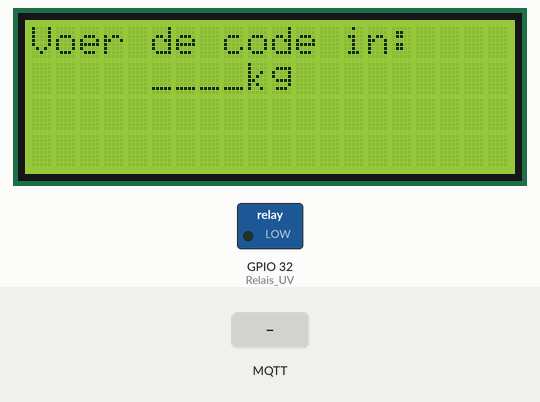
Recording of a program running on a simulated ESP32. On the bench: 20×4 character LCD, switched loads named in the program (green lamp = pin HIGH). The inputs (shaded band) are chosen by the test bench. WiFi joins after 1.5 s; servers stay silent unless stated; no MQTT or app messages arrive unless stated; what the program prints to the serial monitor is not drawn.

Above: at 1.7 s.
4.9 s: MQTT message "garbage/eindcode" arrives on the second subscribed topic
6.4 s: MQTT message "TrappenMaar/zone" arrives on the second subscribed topic
7.9 s: MQTT message "groen" arrives on the second subscribed topic
Timing chart, 0 to 10.9 s (numbered marks = the images above; inputs shaded):
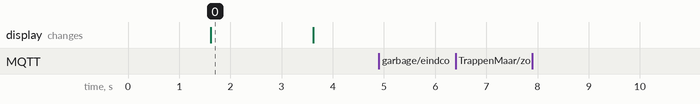

The program:

main.cpp
```cpp
#include <Arduino.h>                //Arduino library
#include <Wire.h>
#include <LiquidCrystal_I2C.h>      //lcd library
#include <TM1637Display.h>          //clock display library
#include "Keypad.h"                 //keypad libraray
#include "WiFi.h"                   //wifi library
#include "PubSubClient.h"           //mqtt communication library

#define SSID          "NETGEAR68"
#define PWD           "excitedtuba713"

#define MQTT_SERVER   "192.168.1.2"
#define MQTT_PORT     1883

#define LED_PIN       2

WiFiClient espClient;
PubSubClient client(espClient);
long lastMsg = 0;
char msg[50];
int value = 0;

//functies definiëren
void callback(char *topic, byte *message, unsigned int length);
void setup_wifi();
void reconnect();
void setup_lcd();
void tip();
void UV_Enable();

//glabale booleans definiëren
bool garbage_Ready = false;
bool opgelost = false;
bool blockKeypad = false;
bool Curr_energie = false;
bool Prev_energie = false;

//code slot
int cinput[4];
int code[] = {-1,-1,-1,-1};

//keypad configuratie
const byte ROWS = 4;
const byte COLS = 3;
char hexaKeys[ROWS][COLS] = {
  {'1', '2', '3'},
  {'4', '5', '6'},
  {'7', '8', '9'},
  {'*', '0', '#'}
};
byte rowPins[ROWS] = {19, 5, 18, 17}; // <= De IO pinnen van de esp
                    //2, 7, 6, 4  <= de pinnen van de keypad
byte colPins[COLS] = {4, 16, 2}; // <= De IO pinnen van de esp
                    //3, 1, 5 <= de pinnen van de keypad
Keypad customKeypad = Keypad(makeKeymap(hexaKeys), rowPins, colPins, ROWS, COLS);

//LCD
LiquidCrystal_I2C lcd(0x27,20,4);
int c =5; //pointer x-as

//Relaïs
const int Relais_UV = 32;

//timer variabelen
long int count_time = 3600000;       // 1000ms in 1sec, 60secs in 1min, 60mins in 1hr. So, 1000x60x60 = 3600000ms = 1hr
unsigned long NewTime = 0;
unsigned long current_time = 0;
unsigned long previous_time = 0;
volatile short int start_pause = 0;
int seconds, minutes;             // For switching between left & right part of the display(Even = left, Odd = right)


void setup() {
  pinMode(Relais_UV,OUTPUT);
  Serial.begin (115200);
  digitalWrite(Relais_UV, LOW);
  Serial.print("begin search");
  Wire.begin();
  byte count = 0;
  for (byte i = 6; i < 120; i++)
  {
    Wire.beginTransmission (i);
    if (Wire.endTransmission () == 0)
      {
      Serial.print ("Found address: ");
      Serial.print (i, DEC);
      Serial.print (" (0x");
      Serial.print (i, HEX);
      Serial.println (")");
      count++;
      delay (1);  // maybe unneeded?
      } // end of good response
  } // end of for loop
  Serial.println ("Done.");
  Serial.print ("Found ");
  Serial.print (count, DEC);
  Serial.println (" device(s).");

  //Wifi setup
  setup_wifi();
  client.setServer(MQTT_SERVER, MQTT_PORT);
  client.setCallback(callback);

  //lcd setup
  setup_lcd();
  delay(2000);
  lcd.clear();
  lcd.noBacklight();
}

void loop() {
  //Connectie checken en tesnoods reconnecten
  if (!client.connected())
  {
    reconnect();
  }
  client.loop();

  long now = millis();
  if (now - lastMsg > 5000)
  {
    lastMsg = now;
  }

  //Bij het veranderen van het energie niveau
  if(Prev_energie != Curr_energie){
    if(Curr_energie == true){
      setup_lcd();
      Prev_energie = Curr_energie;
      //Serial.println("keypad aan");
    }else if(Curr_energie == false){
      lcd.clear();
      lcd.noBacklight();
      Prev_energie = Curr_energie;
      //Serial.println("keypad uit");
    }
  }

  //Als de knop wordt ingedrukt, het keypad niet geblokkeerd is en er genoeg energie is.
  char key = customKeypad.getKey();
  if(key && blockKeypad == false && Curr_energie){
    /*
     Serial.print("De waarde uit het keypad is: ");
     Serial.println(key);
    */
    //Als # (enter wordt ingedrukt)
    if(key =='#'){
      if(c ==9 ){ //De positie is het laatste cijfer
        opgelost = true;
        //Controleer of de code klopt
        for(int i = 0;i<4;i++){
          if(code[i]!=cinput[i]){
            opgelost = false;
            lcd.setCursor(5,1);
            lcd.print("____kg");
            c = 5;
          }
        }
        //Als de garbage puzzel nogniet klaar is, gaan we zeggen dat ze moeten focussen op een andere puzzel.
        if (garbage_Ready==false) {
          tip();
        }
        //Als het opgelost is schakel we het UV-licht en blokeren we het keypad voor bugs.
        if(opgelost){
          UV_Enable();
          blockKeypad = true;
        }
      }
    }
    else if(key == '*'){ //Als * (terug) wordt ingevuld
      //Ga 1 terug, vervang het getal door _ en vervang de code door 0 (standaard getal in rij)
      if(c>5){
        c--;
        lcd.setCursor(c,1);
        lcd.print("_");
        cinput[c-5] = 0;
      }
    }
    else{ //Als er iets anders (dus cijfer) wordt ingedrukt.
      if(c<9){ //Vul het getal in en schuif 1 plaats op.
        lcd.setCursor(c,1);
        lcd.print(key);
        cinput[c-5]= key-'0';
        lcd.setCursor(c,1);
        c++;
        lcd.display();
      }
    }
  }
}

void callback(char *topic, byte *message, unsigned int length)
{
  //Print overzichtelijk uit wat het bericht is en op welk topic dit is toegekomen.
  Serial.print("Message arrived on topic: ");
  Serial.print(topic);
  Serial.print(". Message: ");
  String messageTemp ="";

  for (int i = 0; i < length; i++)
  {
    Serial.print((char)message[i]);
    messageTemp += (char)message[i];
  }
  Serial.println(" ");

  //Als het een bericht is van de garbadge puzzel, zal het zijn voor de code in te stellen/veranderen.
  if (strcmp(topic,"garbage/eindcode") == 0)
  {
    for (int i = 0; i < 4; i++)
    {
      code[i] = message[i]-'0';
    }
    /*Serial.print("De code is veranderd naar ");
    for (int i = 0; i < 4; i++)
    {Serial.print(code[i]);}
    Serial.println(); */
    garbage_Ready = true;
  }

  //De status van de buffer updates bij verandering
  if (strcmp(topic,"TrappenMaar/zone") == 0) {
    if(messageTemp == "groen"){
      Curr_energie = true;
    }
    else if(messageTemp == "oranje"){
      Curr_energie = true;
    }
    else if(messageTemp == "rood"){
      Curr_energie = false;
    }
  }

  //Als het een bericht is om de escape room klaar te maken voor gebruik, gaan we resetten.
   if (strcmp(topic,"controlpanel/reset") == 0)
  {
    ESP.restart();
  }
}

//Default code gekreven van onderzoeksgroep dramco om wifi connectie te realiseren.
void setup_wifi()
{
  delay(10);
  Serial.println("Connecting to WiFi..");

  WiFi.begin(SSID, PWD);

  while (WiFi.status() != WL_CONNECTED)
  {
    delay(500);
    Serial.print(".");
  }

  Serial.println("");
  Serial.println("WiFi connected");
  Serial.println("IP address: ");
  Serial.println(WiFi.localIP());
}

void setup_lcd(){
  //default lcd keypad display
  lcd.init();
  lcd.clear();
  lcd.backlight();
  lcd.setCursor(0,0);
  lcd.print("Voer de code in:");
  lcd.setCursor(5,1);
  //Dit wordt in kg uitgedrukt zodat de speler de link gaat leggen tussen het totaal gewicht van de garbage puzzel en dit slot.
  lcd.print("____kg");
}

void tip(){
  //tip printen
  lcd.init();
  lcd.clear();
  lcd.backlight();
  lcd.setCursor(0,0);
  lcd.print("Tip: Doe een");
  lcd.setCursor(3,1);
  lcd.print("andere puzzel");

  //tijd om te lezen
  delay(5000);

  //oorspronkelijke scherm terugzetten
  setup_lcd();
}

void reconnect()
{
  // Loop until we're reconnected
  while (!client.connected())
  {
    Serial.print("Attempting MQTT connection...");
    if (client.connect("UV-Slot_ESP"))
    {
      Serial.println("connected");
      //Tijdens het opstarten een ready signaal sturen naar de eindpuzzel esp.
      client.publish("controlpanel/status", "UV-slot Ready");
      //Subscribions
      client.subscribe("controlpanel/reset");
      client.subscribe("garbage/eindcode");
      client.subscribe("TrappenMaar/zone");
    }
    else{
      Serial.print("failed, rc=");
      Serial.print(client.state());
      Serial.println(" try again in 2 seconds");
      // Wait 2 seconds before retrying
      delay(2000);
    }
  }
}

void UV_Enable(){
  //schakelt de UV lamp via een relaïs
  digitalWrite(Relais_UV, HIGH);
  lcd.clear();
  lcd.setCursor(4,0);
  lcd.print("Correct!");
  lcd.setCursor(3,1);
  lcd.print("Fiets maar");

  //zorgen dat deze functie maar één keer wordt uitgevoerd
  opgelost = false;
  for (int i = 0; i < 4; i++)
  {
    cinput[i]=0;
  }
}
```

Measured:
- after the input at 4.9 s, every drawn part: stays the same
- after the input at 6.4 s, every drawn part: stays the same
- after the input at 7.9 s, every drawn part: stays the same
- what the display in image 0 shows lasts 2.0 s, from 1.6 s to 3.6 s
